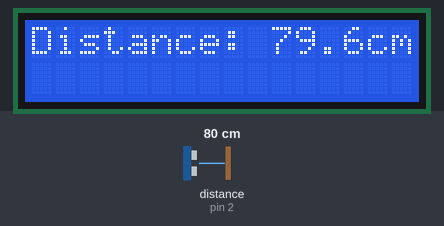
Bench run of a sketch on a simulated Arduino Uno, built with avr-gcc and run on an emulated ATmega328P. Shown: 16×2 character LCD. Wiring (inferred from the names in the program): ultrasonic range finder: trigger pin 3; echo pin 2. The test bench sets the inputs (shaded band); at power-on: distance to the obstacle (sensor on pin 2) 80 cm. The echo pulse lasts 58.3 µs per cm; what the sketch prints to the serial monitor is not drawn.

Above: at 2.2 s.
2.3 s: distance to the obstacle (sensor on pin 2) set to 2 cm
At 4.6 s:
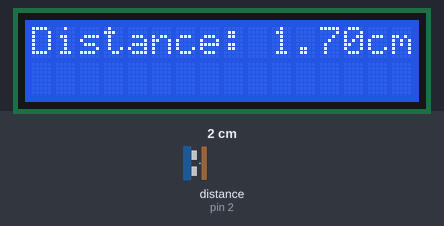
5.5 s: distance to the obstacle (sensor on pin 2) set to 4 cm
At 8.2 s:
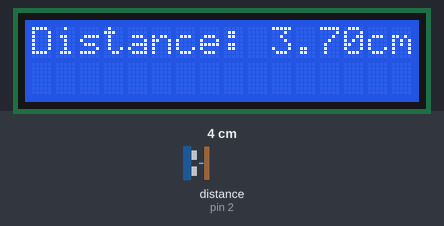
8.5 s: distance to the obstacle (sensor on pin 2) set to 9 cm
At 10.9 s:
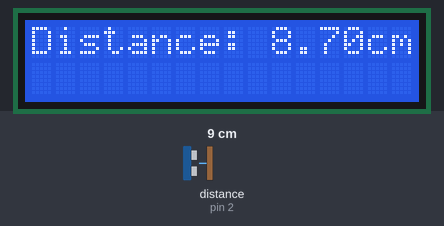
Timing chart, 0 to 12.4 s (numbered marks = the images above; inputs shaded):
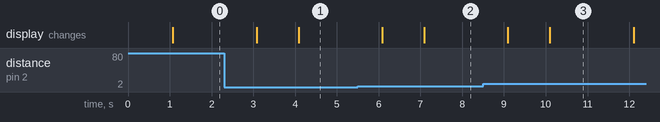

The sketch:

MyOwnUltraSound.ino
```cpp
// This sketch measures the distance to an ultrasound sensor and
// displays it on the LCD screen and in the serial monitor

#include <LiquidCrystal.h>

// setting up the pins used for the LCD screen
LiquidCrystal lcd(7,8,9,10,11,12);

// declaring the pins for the echo and the trigger
int echopin = 2;
int trigpin = 3;

// variables we will need to calculate physics you know
double duration;
double velocity;
double distance;


void setup() {
  // put your setup code here, to run once:

  // setting up number of columns and rows
  lcd.begin(16,2);
  lcd.print("Distance: ");

  // initialize the Serial Connection between Arduino and Port of Computer
  Serial.begin(9600);
  delay(1000);      // after initialization wait a second

  pinMode(trigpin,OUTPUT); // set trigpin to output
  pinMode(echopin,INPUT);  // and echopin to input

}

void loop() {
  // put your main code here, to run repeatedly:

  // make sure that trigpin is set to LOW in the beginning
  digitalWrite(trigpin,LOW);
  delayMicroseconds(2);

  // trigger a signal in the ultrasound sensor
  digitalWrite(trigpin,HIGH);
  delayMicroseconds(10);
  digitalWrite(trigpin,LOW);

  // measure the time it took the signal to travel back
  duration = pulseIn(echopin,HIGH);   // gives back time in microseconds

  velocity = 0.0343;  // speed of sound in cm/microsec
  distance = 0.5 * duration * velocity;  // distance travelled is half of duration times speed

  // print the distance in the serial monitor
  Serial.print("Distance: ");
  Serial.print(distance);
  Serial.println(" cm");

  // print the distance on the LCD screen
  lcd.setCursor(10,0);
  lcd.print(distance);
  lcd.setCursor(14,0);
  lcd.print("cm");

  // wait a sec to do it all over again
  delay(1000);

}
```

Measured:
- after the input at 2.3 s, the display: first changes after 0.78 s (image 1 shows a later state)
- after the input at 5.5 s, the display: first changes after 0.59 s (image 2 shows a later state)
- after the input at 8.5 s, the display: first changes after 0.60 s (image 3 shows a later state)
